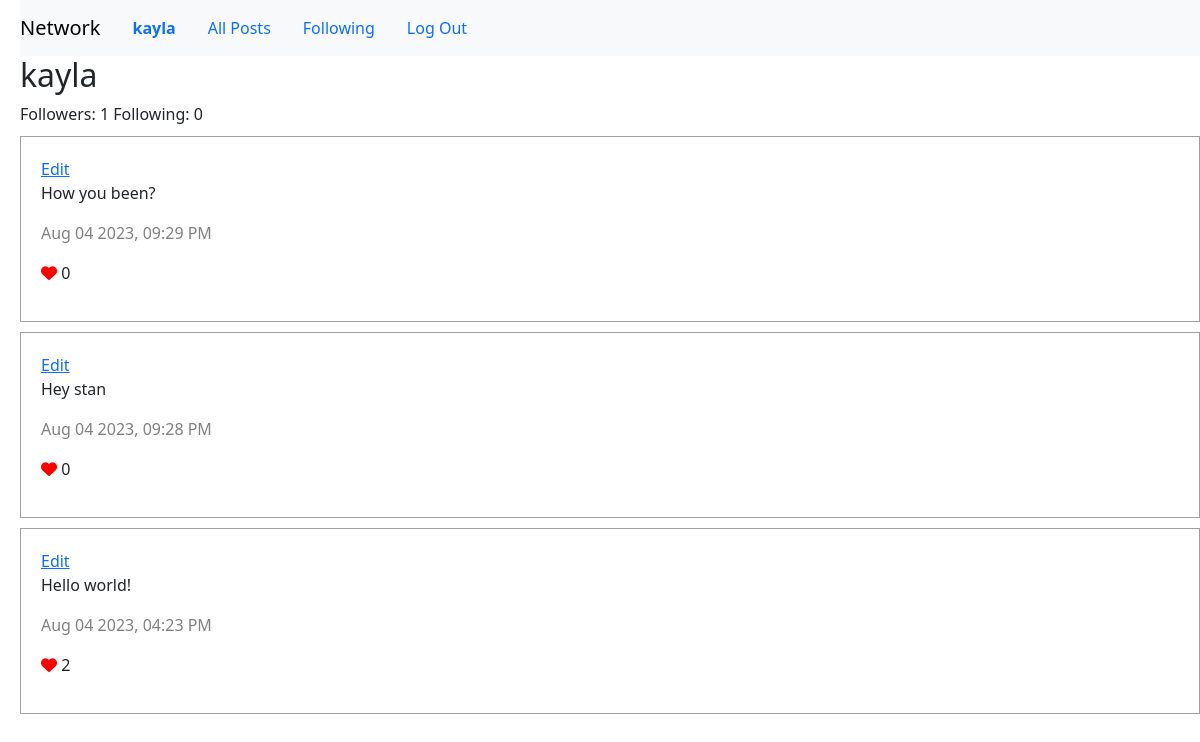
The app's page /profile/kayla (signed in) with its own data.
### network/models.py (models this page shows)
class User(AbstractUser):
    pass

class Post(models.Model):
    user= models.ForeignKey(User, on_delete=models.CASCADE, related_name="emails")
    text=models.TextField(blank=True)
    timestamp = models.DateTimeField(auto_now_add=True)
    def serialize(self):
        try:
            likes_count=Like.objects.filter(post=self).all().count()
        except Like.DoesNotExist:
            likes_count=0
        return{
            "id":self.id,
            "user":self.user.username,
            "text":self.text,
            "likes":likes_count,
            "timestamp":self.timestamp.strftime("%b %d %Y, %I:%M %p"),
        }

### network/views.py (the view)
# urls.py: path("profile/<str:username>",views.profile,name='profile'),
@login_required
def profile(request,username):
    user=User.objects.get(username=username)
    account=Account.objects.get(user=user)
    posts=Post.objects.filter(user=user).order_by("-timestamp").all()
    serialized_posts=[post.serialize() for post in posts]
    return render(request,"network/profile.html",{
        "username":username,
        "followers":account.follower.count(),
        "following":account.following.count(),
        "posts":serialized_posts,
        "isuser":username==request.user.username,
        "isfollow":request.user.username in account.follower.values_list('username',flat=True)
    })

### network/templates/network/profile.html (shortened to what this page needs)
{%extends "network/layout.html"%}
{%load static%}
{%block body%}
<h2>{{username}}</h2>
<span id="followers"> Followers: {{followers}} </span>
<span id="following"> Following: {{following}} </span>
<div id="posts">
    {%for post in posts %}
    <div class="post">
        <a href="#">Edit</a>
        <p>{{post.text}}</p>
        <p class="time">{{post.timestamp}}</p>
        <p><i class="fas fa-heart"></i> {{post.likes}}</p>
    </div>
    {%endfor%}
</div>
{%endblock%}

### network/templates/network/layout.html (shortened to what this page needs)
{% load static %}
<!DOCTYPE html>
<html lang="en">
    <head>
        <link rel="stylesheet" href="https://cdn.jsdelivr.net/npm/bootstrap@5.3.1/dist/css/bootstrap.min.css">
        <link href="{% static 'network/styles.css' %}" rel="stylesheet">
    </head>
    <body>
        <nav class="navbar navbar-expand-lg navbar-light bg-light">
            <a class="navbar-brand" href="#">Network</a>
            <div>
              <ul class="nav">
                {% if user.is_authenticated %}
                    <li class="nav-item">
                        <a class="nav-link" href="#"><strong>{{ user.username }}</strong></a>
                    </li>
                {% endif %}
                <li class="nav-item">
                  <a class="nav-link" href="{% url 'index' %}">All Posts</a>
                </li>
                {% if user.is_authenticated %}
                    <li class="nav-item">
                        <a class="nav-link" href="{%url 'following'%}">Following</a>
                    </li>
                    <li class="nav-item">
                        <a class="nav-link" href="{% url 'logout' %}">Log Out</a>
                    </li>
                {% endif %}
              </ul>
            </div>
          </nav>
        <div class="body">
            {% block body %}
            {% endblock %}
        </div>
    </body>
</html>

### network/static/network/styles.css (style rules this page uses)
body { margin-left: 20px; }
.post { border: 1px solid rgb(160, 160, 160); margin-top: 10px; padding: 20px; }
.time { color:gray; }
.fas { color: red; }

### records on screen
User: username "kayla"
Post: text "How you been?"
Post: text "Hey stan"
Post: text "Hello world!"

### other values on screen
{{ followers }} "1"
{{ following }} "0"
{{ post.timestamp }} "Aug 04 2023, 09:29 PM" "Aug 04 2023, 09:28 PM" "Aug 04 2023, 04:23 PM"
{{ post.likes }} "0" "0" "2"
